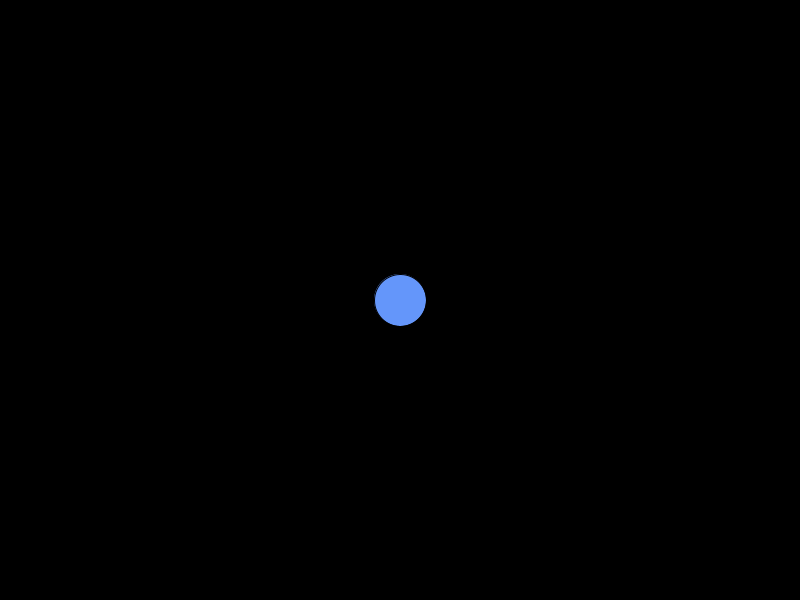
Frame 1 (no input)
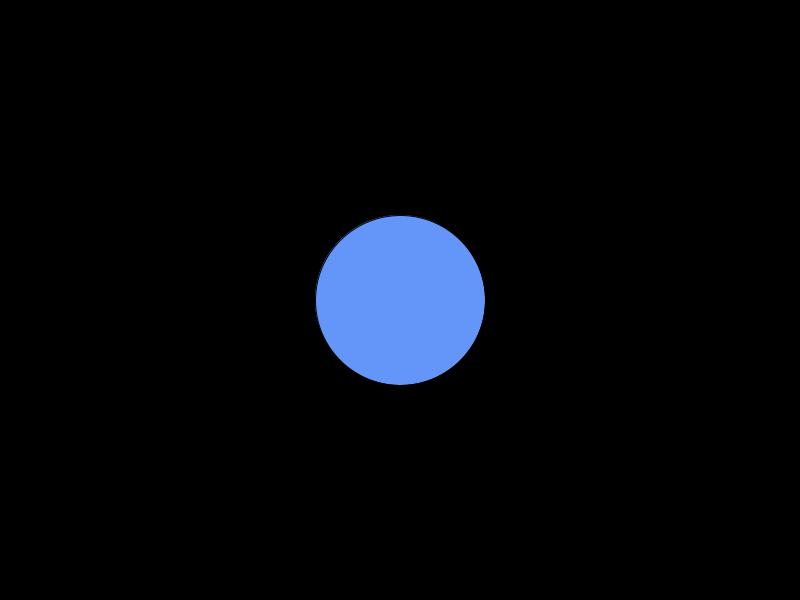
Frame 60 (the mouse pressed at the canvas centre just before this capture)
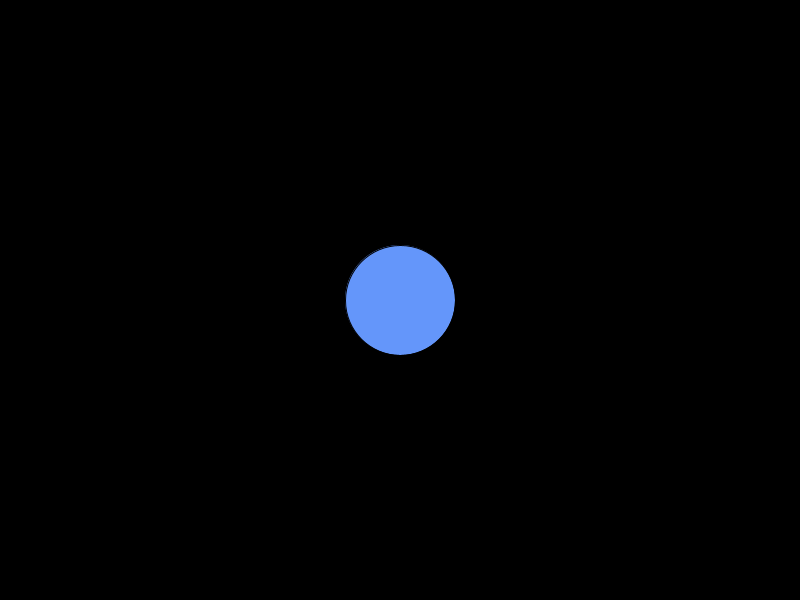
Frame 120 (the mouse held since frame 60 and released just before this capture)

The Processing sketch that drew these frames (run headless with seeded random() and noise(); from frame 60 on, the mouse is pressed at the canvas centre):

// Processing sketch: Real_Art_3
// ── Real_Art_3.pde
float circleSize; // Current size of the circle
float growthRate; // Rate at which the circle grows
boolean isGrowing; // Flag to check if the circle is growing

void setup() {
  size(800, 600); // Set the size of the window
  circleSize = 50; // Initial size of the circle
  growthRate = 2; // Rate of growth
  isGrowing = true; // Start with the circle growing
}

void draw() {
  background(0); // White background

  // Update the size of the circle
  if (isGrowing) {
    circleSize += growthRate; // Increase size
    if (circleSize >= 200) { // Maximum size
      isGrowing = false; // Start shrinking
    }
  } else {
    circleSize -= growthRate; // Decrease size
    if (circleSize <= 50) { // Minimum size
      isGrowing = true; // Start growing again
    }
  }

  // Draw the circle
  fill(100, 150, 250); // Set the color of the circle
  ellipse(width / 2, height / 2, circleSize, circleSize); // Draw the circle at the center
}
